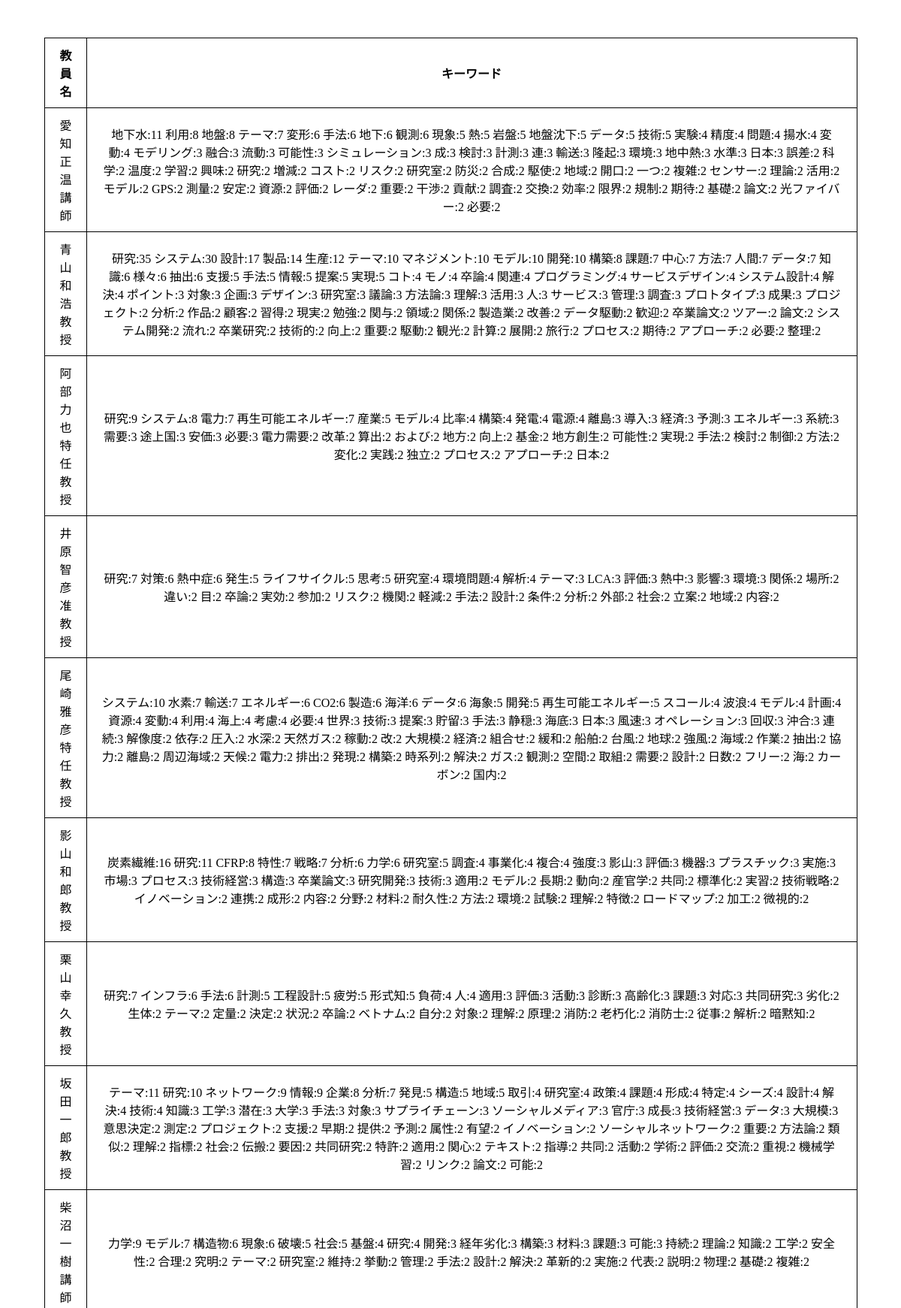
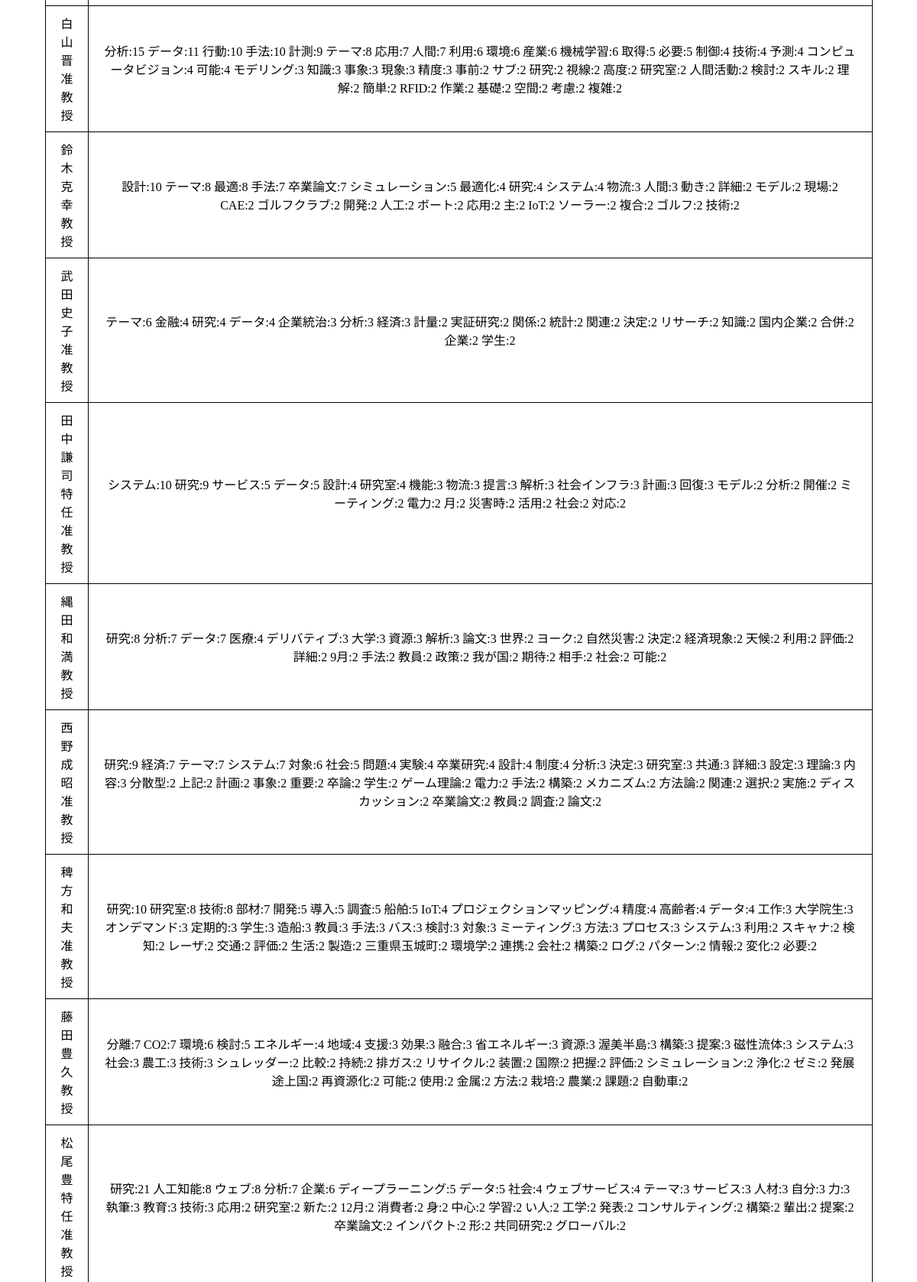
The app's page /db (upper part) with its own data (2 pictures, top to bottom).
### tables this page shows
CREATE TABLE teachers(
  id integer primary key autoincrement,
  name text,
  keywords text
);

### main.py (the view)
@app.route("/db")
def db_show():
    cur = g.db.execute('select name, keywords from teachers')
    table = [dict(name=row[0],keywords=row[1]) for row in cur.fetchall()]
    return render_template('db.html', teachers_table = table)

### main.py (called while the page is built)
def connect_db():
    return sqlite3.connect(app.config['DATABASE'])

@app.before_request
def before_request():
    g.db = connect_db() # g：とりあえず全てを格納する変数．データベースのコネクションやログインしてるユーザ情報など．

@app.teardown_request
def teardown_request(exception):
    db = getattr(g, "db", None)
    if db is not None:
        db.close()

### templates/db.html (shortened to what this page needs)
<!DOCTYPE html>
<html lang="ja">
<head>
    <link rel="stylesheet" href="{{ url_for('static', filename='db.css') }}">
</head>
<body>
    <br>
    <table>
        <tr>
            <th width="15">教員名</th>
            <th id = "keywords" width="985">キーワード</th>
    　   </tr>
        {% for row in teachers_table %}
        <tr>
            <td>{{ row.name }}</td>
            <td>{{ row.keywords }}</td>
        <tr>
        {% endfor %}
    </table>
    <br>
    <br>
    <br>
    <br>
    <br>
</body>
</html>

### static/db.css (style rules this page uses)
body { text-align: center; background-position: center center; }
table { border-collapse:collapse; width:1000px; table-layout: fixed; margin:0 auto; text-align: center justify; }
table, th, td { border: 1px solid black; padding: 10px 20px; }

### records on screen
teachers: name "愛知 正温 講師", keywords "地下水:11 利用:8 地盤:8 テーマ:7 変形:6 手法:6 地下:6 観測:6 現象:5 熱:5 岩盤:5 地盤沈下:5 データ:5 技術:5 実験:4 精度:4 問題:4 揚水:4 変動:4 モデリング:3 融合:3 流動:3 可能性:3 シミュレーション:3 成:3 検討:3 計測:3 連:3 輸送:3 隆起:3 環境:3 地中熱:3 水準:3 日本:3 誤差:2 科学:2 温度:2 学習:2 興味:2 研究:2 増減:2 コスト:2 リスク:2 研究室:2 防災:2 合成:2 駆使:2 地域:2 開口:2 一つ:2 複雑:2 センサー:2 理論:2 活用:2 モデル:2 GPS:2 測量:2 安定:2 資源:2 評価:2 レーダ:2 重要:2 干渉:2 貢献:2 調査:2 交換:2 効率:2 限界:2 規制:2 期待:2 基礎:2 論文:2 光ファイバー:2 必要:2"
teachers: name "青山 和浩 教授", keywords "研究:35 システム:30 設計:17 製品:14 生産:12 テーマ:10 マネジメント:10 モデル:10 開発:10 構築:8 課題:7 中心:7 方法:7 人間:7 データ:7 知識:6 様々:6 抽出:6 支援:5 手法:5 情報:5 提案:5 実現:5 コト:4 モノ:4 卒論:4 関連:4 プログラミング:4 サービスデザイン:4 システム設計:4 解決:4 ポイント:3 対象:3 企画:3 デザイン:3 研究室:3 議論:3 方法論:3 理解:3 活用:3 人:3 サービス:3 管理:3 調査:3 プロトタイプ:3 成果:3 プロジェクト:2 分析:2 作品:2 顧客:2 習得:2 現実:2 勉強:2 関与:2 領域:2 関係:2 製造業:2 改善:2 データ駆動:2 歓迎:2 卒業論文:2 ツアー:2 論文:2 システム開発:2 流れ:2 卒業研究:2 技術的:2 向上:2 重要:2 駆動:2 観光:2 計算:2 展開:2 旅行:2 プロセス:2 期待:2 アプローチ:2 必要:2 整理:2"
teachers: name "阿部 力也 特任教授", keywords "研究:9 システム:8 電力:7 再生可能エネルギー:7 産業:5 モデル:4 比率:4 構築:4 発電:4 電源:4 離島:3 導入:3 経済:3 予測:3 エネルギー:3 系統:3 需要:3 途上国:3 安価:3 必要:3 電力需要:2 改革:2 算出:2 および:2 地方:2 向上:2 基金:2 地方創生:2 可能性:2 実現:2 手法:2 検討:2 制御:2 方法:2 変化:2 実践:2 独立:2 プロセス:2 アプローチ:2 日本:2"
teachers: name "井原 智彦 准教授", keywords "研究:7 対策:6 熱中症:6 発生:5 ライフサイクル:5 思考:5 研究室:4 環境問題:4 解析:4 テーマ:3 LCA:3 評価:3 熱中:3 影響:3 環境:3 関係:2 場所:2 違い:2 目:2 卒論:2 実効:2 参加:2 リスク:2 機関:2 軽減:2 手法:2 設計:2 条件:2 分析:2 外部:2 社会:2 立案:2 地域:2 内容:2"
teachers: name "尾崎 雅彦 特任教授", keywords "システム:10 水素:7 輸送:7 エネルギー:6 CO2:6 製造:6 海洋:6 データ:6 海象:5 開発:5 再生可能エネルギー:5 スコール:4 波浪:4 モデル:4 計画:4 資源:4 変動:4 利用:4 海上:4 考慮:4 必要:4 世界:3 技術:3 提案:3 貯留:3 手法:3 静穏:3 海底:3 日本:3 風速:3 オペレーション:3 回収:3 沖合:3 連続:3 解像度:2 依存:2 圧入:2 水深:2 天然ガス:2 稼動:2 改:2 大規模:2 経済:2 組合せ:2 緩和:2 船舶:2 台風:2 地球:2 強風:2 海域:2 作業:2 抽出:2 協力:2 離島:2 周辺海域:2 天候:2 電力:2 排出:2 発現:2 構築:2 時系列:2 解決:2 ガス:2 観測:2 空間:2 取組:2 需要:2 設計:2 日数:2 フリー:2 海:2 カーボン:2 国内:2"
teachers: name "影山 和郎 教授", keywords "炭素繊維:16 研究:11 CFRP:8 特性:7 戦略:7 分析:6 力学:6 研究室:5 調査:4 事業化:4 複合:4 強度:3 影山:3 評価:3 機器:3 プラスチック:3 実施:3 市場:3 プロセス:3 技術経営:3 構造:3 卒業論文:3 研究開発:3 技術:3 適用:2 モデル:2 長期:2 動向:2 産官学:2 共同:2 標準化:2 実習:2 技術戦略:2 イノベーション:2 連携:2 成形:2 内容:2 分野:2 材料:2 耐久性:2 方法:2 環境:2 試験:2 理解:2 特徴:2 ロードマップ:2 加工:2 微視的:2"
teachers: name "栗山 幸久 教授", keywords "研究:7 インフラ:6 手法:6 計測:5 工程設計:5 疲労:5 形式知:5 負荷:4 人:4 適用:3 評価:3 活動:3 診断:3 高齢化:3 課題:3 対応:3 共同研究:3 劣化:2 生体:2 テーマ:2 定量:2 決定:2 状況:2 卒論:2 ベトナム:2 自分:2 対象:2 理解:2 原理:2 消防:2 老朽化:2 消防士:2 従事:2 解析:2 暗黙知:2"
teachers: name "坂田 一郎 教授", keywords "テーマ:11 研究:10 ネットワーク:9 情報:9 企業:8 分析:7 発見:5 構造:5 地域:5 取引:4 研究室:4 政策:4 課題:4 形成:4 特定:4 シーズ:4 設計:4 解決:4 技術:4 知識:3 工学:3 潜在:3 大学:3 手法:3 対象:3 サプライチェーン:3 ソーシャルメディア:3 官庁:3 成長:3 技術経営:3 データ:3 大規模:3 意思決定:2 測定:2 プロジェクト:2 支援:2 早期:2 提供:2 予測:2 属性:2 有望:2 イノベーション:2 ソーシャルネットワーク:2 重要:2 方法論:2 類似:2 理解:2 指標:2 社会:2 伝搬:2 要因:2 共同研究:2 特許:2 適用:2 関心:2 テキスト:2 指導:2 共同:2 活動:2 学術:2 評価:2 交流:2 重視:2 機械学習:2 リンク:2 論文:2 可能:2"
teachers: name "柴沼 一樹 講師", keywords "力学:9 モデル:7 構造物:6 現象:6 破壊:5 社会:5 基盤:4 研究:4 開発:3 経年劣化:3 構築:3 材料:3 課題:3 可能:3 持続:2 理論:2 知識:2 工学:2 安全性:2 合理:2 究明:2 テーマ:2 研究室:2 維持:2 挙動:2 管理:2 手法:2 設計:2 解決:2 革新的:2 実施:2 代表:2 説明:2 物理:2 基礎:2 複雑:2"
teachers: name "白山 晋 准教授", keywords "分析:15 データ:11 行動:10 手法:10 計測:9 テーマ:8 応用:7 人間:7 利用:6 環境:6 産業:6 機械学習:6 取得:5 必要:5 制御:4 技術:4 予測:4 コンピュータビジョン:4 可能:4 モデリング:3 知識:3 事象:3 現象:3 精度:3 事前:2 サブ:2 研究:2 視線:2 高度:2 研究室:2 人間活動:2 検討:2 スキル:2 理解:2 簡単:2 RFID:2 作業:2 基礎:2 空間:2 考慮:2 複雑:2"
teachers: name "鈴木 克幸 教授", keywords "設計:10 テーマ:8 最適:8 手法:7 卒業論文:7 シミュレーション:5 最適化:4 研究:4 システム:4 物流:3 人間:3 動き:2 詳細:2 モデル:2 現場:2 CAE:2 ゴルフクラブ:2 開発:2 人工:2 ボート:2 応用:2 主:2 IoT:2 ソーラー:2 複合:2 ゴルフ:2 技術:2"
teachers: name "武田 史子 准教授", keywords "テーマ:6 金融:4 研究:4 データ:4 企業統治:3 分析:3 経済:3 計量:2 実証研究:2 関係:2 統計:2 関連:2 決定:2 リサーチ:2 知識:2 国内企業:2 合併:2 企業:2 学生:2"
teachers: name "田中 謙司 特任准教授", keywords "システム:10 研究:9 サービス:5 データ:5 設計:4 研究室:4 機能:3 物流:3 提言:3 解析:3 社会インフラ:3 計画:3 回復:3 モデル:2 分析:2 開催:2 ミーティング:2 電力:2 月:2 災害時:2 活用:2 社会:2 対応:2"
teachers: name "縄田 和満 教授", keywords "研究:8 分析:7 データ:7 医療:4 デリバティブ:3 大学:3 資源:3 解析:3 論文:3 世界:2 ヨーク:2 自然災害:2 決定:2 経済現象:2 天候:2 利用:2 評価:2 詳細:2 9月:2 手法:2 教員:2 政策:2 我が国:2 期待:2 相手:2 社会:2 可能:2"
teachers: name "西野 成昭 准教授", keywords "研究:9 経済:7 テーマ:7 システム:7 対象:6 社会:5 問題:4 実験:4 卒業研究:4 設計:4 制度:4 分析:3 決定:3 研究室:3 共通:3 詳細:3 設定:3 理論:3 内容:3 分散型:2 上記:2 計画:2 事象:2 重要:2 卒論:2 学生:2 ゲーム理論:2 電力:2 手法:2 構築:2 メカニズム:2 方法論:2 関連:2 選択:2 実施:2 ディスカッション:2 卒業論文:2 教員:2 調査:2 論文:2"
teachers: name "稗方 和夫 准教授", keywords "研究:10 研究室:8 技術:8 部材:7 開発:5 導入:5 調査:5 船舶:5 IoT:4 プロジェクションマッピング:4 精度:4 高齢者:4 データ:4 工作:3 大学院生:3 オンデマンド:3 定期的:3 学生:3 造船:3 教員:3 手法:3 バス:3 検討:3 対象:3 ミーティング:3 方法:3 プロセス:3 システム:3 利用:2 スキャナ:2 検知:2 レーザ:2 交通:2 評価:2 生活:2 製造:2 三重県玉城町:2 環境学:2 連携:2 会社:2 構築:2 ログ:2 パターン:2 情報:2 変化:2 必要:2"
teachers: name "藤田 豊久 教授", keywords "分離:7 CO2:7 環境:6 検討:5 エネルギー:4 地域:4 支援:3 効果:3 融合:3 省エネルギー:3 資源:3 渥美半島:3 構築:3 提案:3 磁性流体:3 システム:3 社会:3 農工:3 技術:3 シュレッダー:2 比較:2 持続:2 排ガス:2 リサイクル:2 装置:2 国際:2 把握:2 評価:2 シミュレーション:2 浄化:2 ゼミ:2 発展途上国:2 再資源化:2 可能:2 使用:2 金属:2 方法:2 栽培:2 農業:2 課題:2 自動車:2"
teachers: name "松尾 豊 特任准教授", keywords "研究:21 人工知能:8 ウェブ:8 分析:7 企業:6 ディープラーニング:5 データ:5 社会:4 ウェブサービス:4 テーマ:3 サービス:3 人材:3 自分:3 力:3 執筆:3 教育:3 技術:3 応用:2 研究室:2 新た:2 12月:2 消費者:2 身:2 中心:2 学習:2 い人:2 工学:2 発表:2 コンサルティング:2 構築:2 輩出:2 提案:2 卒業論文:2 インパクト:2 形:2 共同研究:2 グローバル:2"
